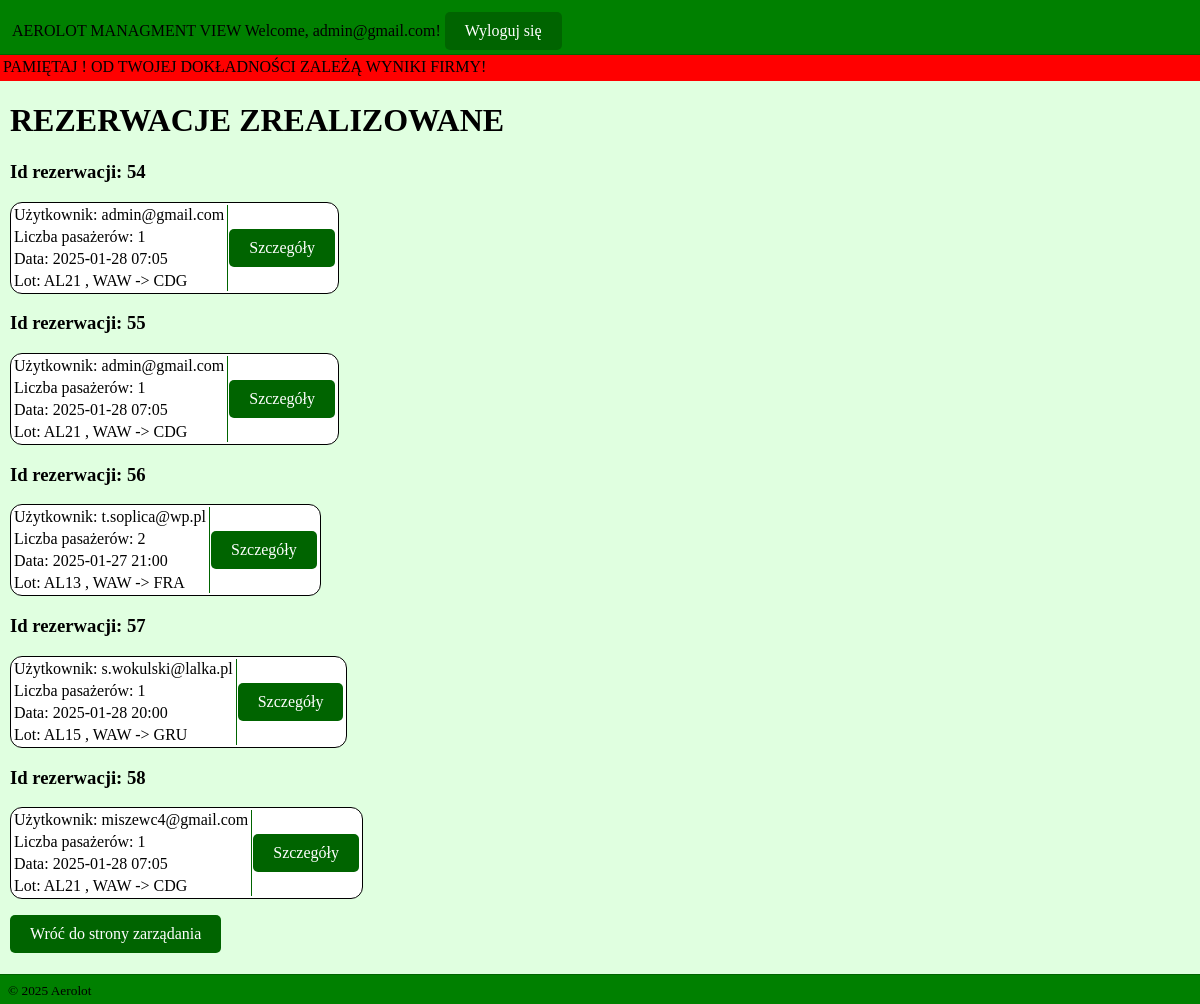
Screenshot of /pastr_list (signed in) with the database file from the repository.
### AerolotBooking/models.py (models this page shows, shortened)
class CustomUser(AbstractUser):
    objects = CustomUserManager()
    username = None
    email = models.EmailField('email address', unique=True)
    email_verified = models.BooleanField(default=False)
    USERNAME_FIELD = 'email'
    REQUIRED_FIELDS = []

class Booking(models.Model):
    booking_id = models.AutoField(primary_key=True)
    user=models.ForeignKey(CustomUser,on_delete=models.CASCADE,null=True)
    flight_id=models.ForeignKey(Flight, on_delete=models.CASCADE)
    passanger_number=models.IntegerField(null=True)
    passengers = models.JSONField(default=dict)
    booking_date=models.DateTimeField()

class Flight(models.Model):
    flight_id = models.IntegerField(primary_key=True)
    flight_code=models.CharField(max_length=10)
    origin=models.CharField(max_length=3)
    destination=models.CharField(max_length=3)
    departure_time=models.DateTimeField()
    arrival_time=models.DateTimeField()
    price=models.DecimalField(decimal_places=2,max_digits=10)
    duration=models.CharField(max_length=10)

### AerolotBooking/views.py (the view)
# urls.py: path('pastr_list', views.past_reservations_view, name='pastr_list'),
@user_passes_test(is_superuser)
def past_reservations_view(request):
    res=Booking.objects.filter(flight_id__departure_time__lt=timezone.now())
    return render(request,'create/pastr_list.html',{'res':res})

### AerolotBooking/views.py (called while the page is built)
def is_superuser(user):
    return user.is_superuser

### templates/create/pastr_list.html (shortened to what this page needs)
{% extends 'create/base_create.html' %}
{% load static %}
{% block content %}
    <div class="maindiv">
	<h1>REZERWACJE ZREALIZOWANE</h1>
    {% for r in res %}
        <h3>Id rezerwacji: {{ r.booking_id }}</h3>
        <table class="fd">
            <tbody>
                <tr>
                    <td>
                        Użytkownik: {{ r.user.email }}
                    </td>
                    <td rowspan="4" id="slashed">
                        <a href="{% url 'reservation_det' r.booking_id 0%}" class="button">Szczegóły</a>
                    </td>
                </tr>
                <tr>
                    <td>
                       Liczba pasażerów: {{ r.passanger_number }}
                    </td>
                </tr>
                <tr>
                    <td>
                        Data: {{ r.flight_id.departure_time|date:"Y-m-d"}} {{ r.flight_id.departure_time|time:"H:i" }}
                    </td>
                </tr>
                <tr>
                    <td>
                        Lot: {{ r.flight_id.flight_code }} , {{ r.flight_id.origin }} -> {{ r.flight_id.destination }}
                    </td>
                </tr>
            </tbody>
        </table>
    {% endfor %}
    <p>
        <a href="{% url 'home_management' %}" class="button">Wróć do strony zarządania</a>
    </p>
    </div>
{% endblock %}

### templates/create/base_create.html (shortened to what this page needs)
<!DOCTYPE html>
<html lang="pl">
<head>
    {% load static %}
    <link rel="stylesheet" href="{% static 'style2.css' %}">
</head>
<body>
<header>
    <div class="hc">
    AEROLOT MANAGMENT VIEW
    Welcome, {{ request.user.email }}! <a href="/logout" class="button">Wyloguj się</a>
    </div>
</header>
<main>
    <div class="memo">
        PAMIĘTAJ ! OD TWOJEJ DOKŁADNOŚCI ZALEŻĄ WYNIKI FIRMY!
    </div>
    {% block content %}
    {% endblock %}
</main>
<footer>
     &copy; {% now "Y" %} Aerolot
</footer>
</body>
</html>

### static/style2.css (style rules this page uses)
html, body { height: 100%; margin: 0; padding: 0; box-sizing: border-box; }
.maindiv { margin-left: 10px; }
#slashed { border-left: darkgreen solid 1px; }
header { position: fixed; top: 0; width: 100%; height: 30px; padding: 12px; background-color: green; border-bottom: darkgreen 1px solid; color: black; justify-content: space-between; z-index: 10; }
.memo { position: relative; width: 100%; height: 20px; background-color: red; padding: 3px; margin-top: 20px; }
footer { position: fixed; box-sizing: border-box; bottom: 0; width: 100%; height: 30px; padding: 8px; background-color: green; color: black; font-size: smaller; font-weight: 500; z-index: 10; border-top: darkgreen 1px solid; }
.fd { border: 1px solid; border-radius: 12px; margin-bottom: 2px; background-color: white; }
main { position: relative; padding-top: 5px; margin-top:30px; padding-bottom: 35px; min-height: calc(100vh - 60px); box-sizing: border-box; overflow-y: auto; z-index: 1; background-color: #E0FFE0; }
.button { display: inline-block; padding: 10px 20px; background-color: darkgreen; color: white; text-align: center; text-decoration: none; border-radius: 5px; font-size: 16px; transition: background-color 0.3s; }

### rows the page displays
CustomUser: user.email "admin@gmail.com"
Booking: booking_id "54", user.email "admin@gmail.com", passanger_number "1", flight_id.departure_time "2025-01-28", flight_id.departure_time "07:05", flight_id.flight_code "AL21", flight_id.origin "WAW", flight_id.destination "CDG"
Booking: booking_id "55", user.email "admin@gmail.com", passanger_number "1", flight_id.departure_time "2025-01-28", flight_id.departure_time "07:05", flight_id.flight_code "AL21", flight_id.origin "WAW", flight_id.destination "CDG"
Booking: booking_id "56", user.email "t.soplica@wp.pl", passanger_number "2", flight_id.departure_time "2025-01-27", flight_id.departure_time "21:00", flight_id.flight_code "AL13", flight_id.origin "WAW", flight_id.destination "FRA"
Booking: booking_id "57", user.email "s.wokulski@lalka.pl", passanger_number "1", flight_id.departure_time "2025-01-28", flight_id.departure_time "20:00", flight_id.flight_code "AL15", flight_id.origin "WAW", flight_id.destination "GRU"
Booking: booking_id "58", user.email "miszewc4@gmail.com", passanger_number "1", flight_id.departure_time "2025-01-28", flight_id.departure_time "07:05", flight_id.flight_code "AL21", flight_id.origin "WAW", flight_id.destination "CDG"
